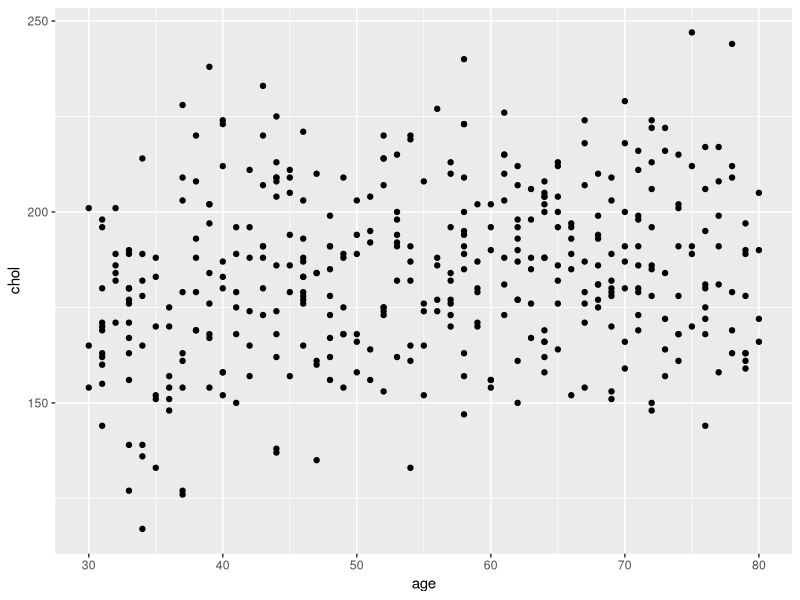
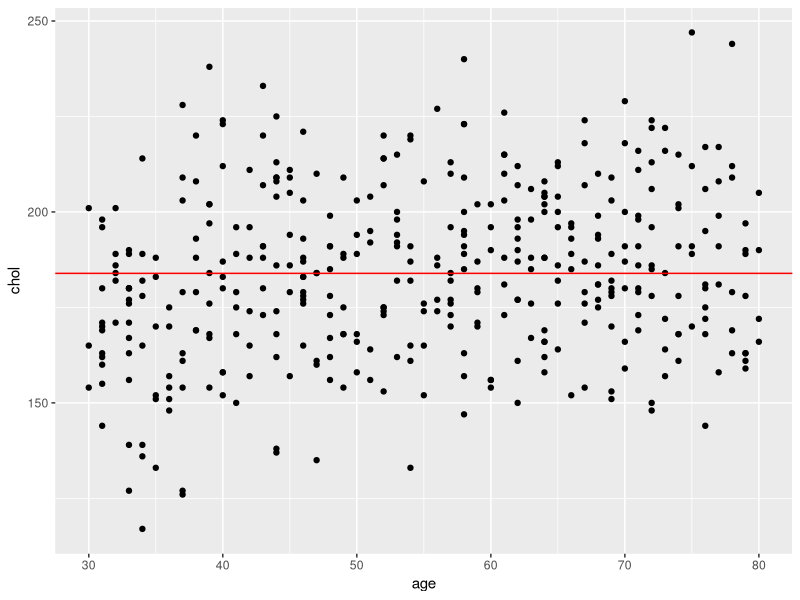
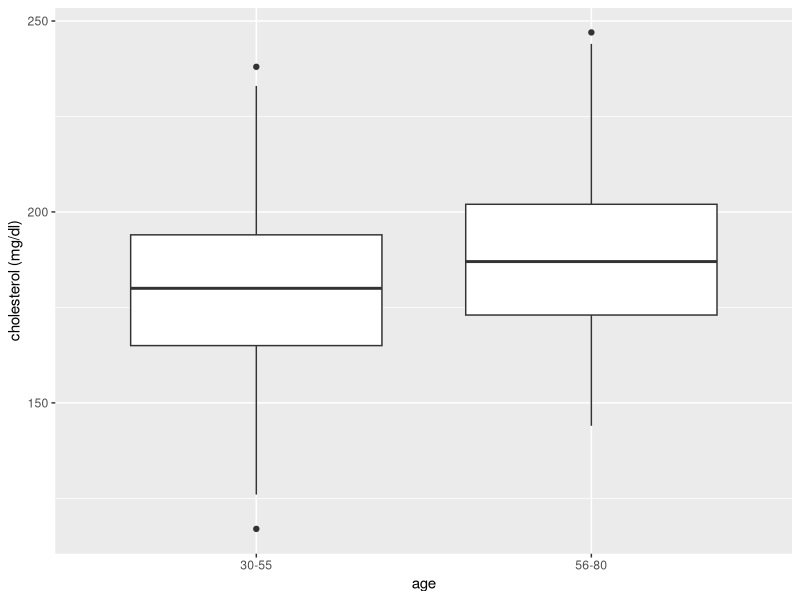
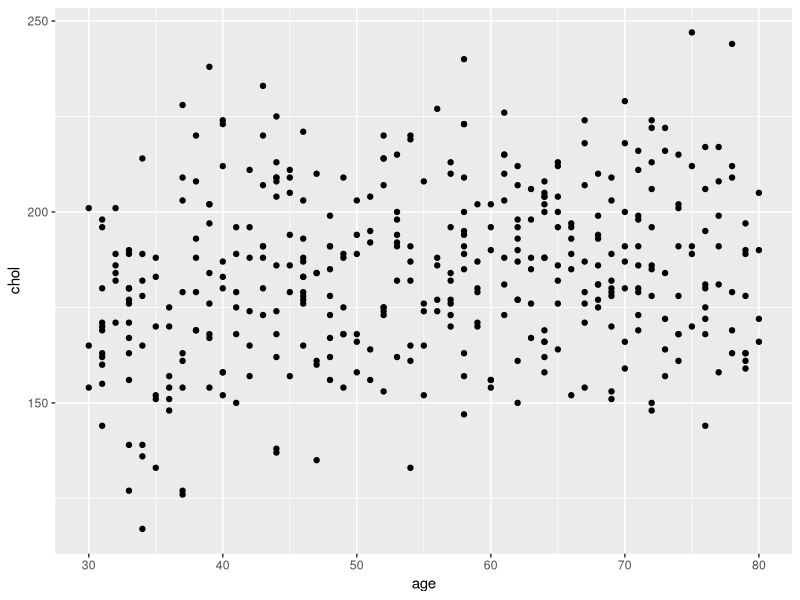
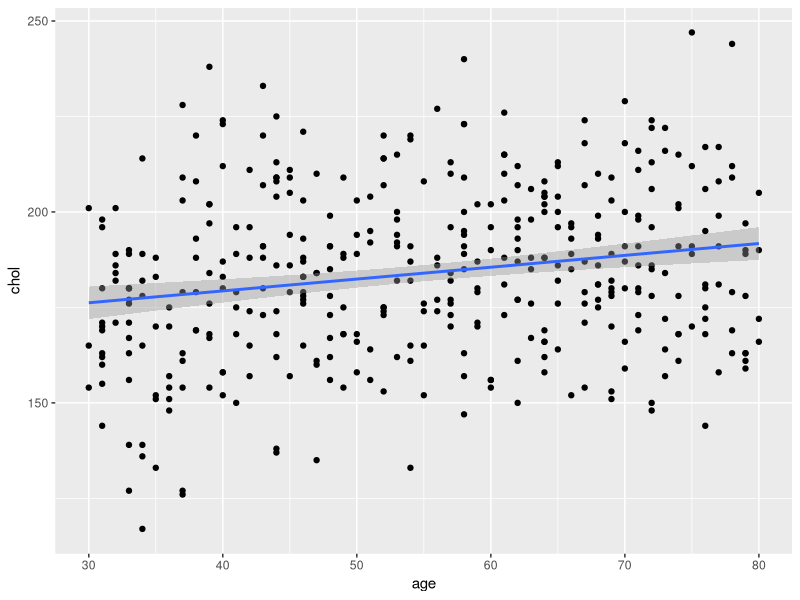
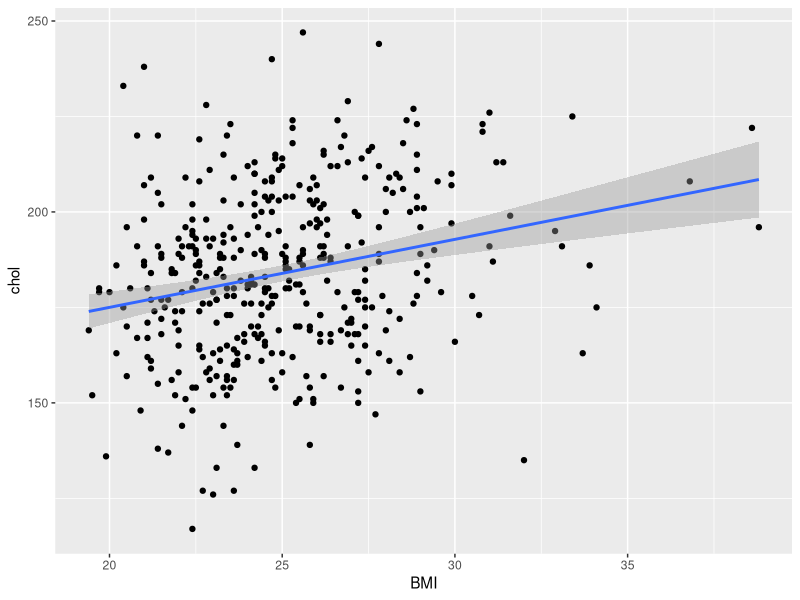
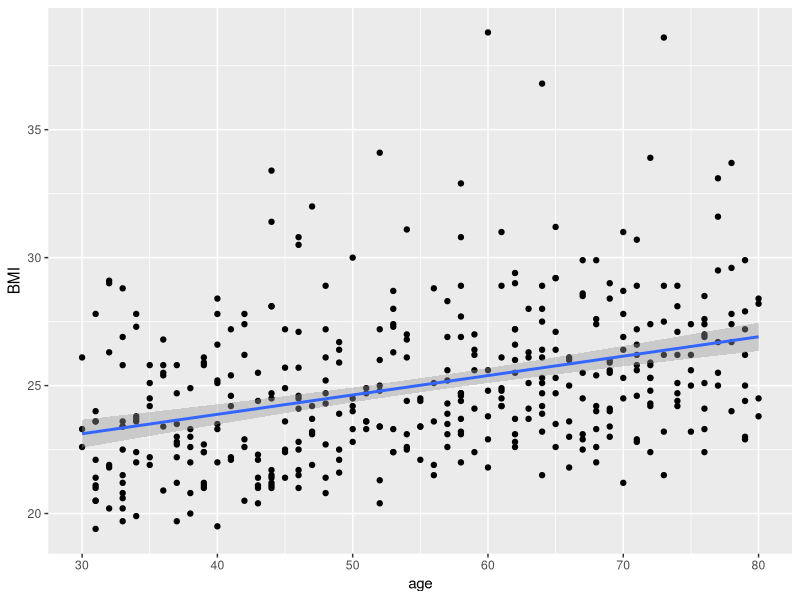
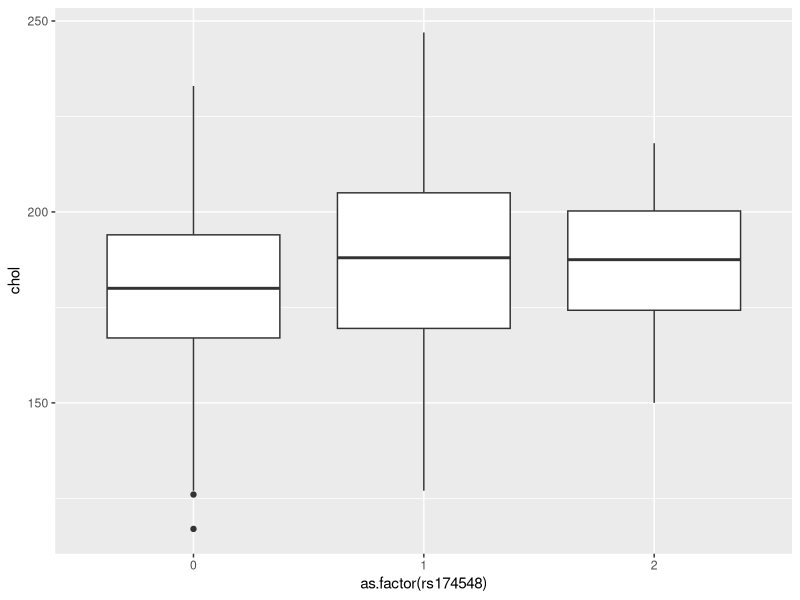

Write R code to recreate these figures, in order. (Note: this script raises an error after producing the figures.)
## ---- chunk 1
library(tidyverse)
library(limma)
library(gee)
library(multcomp)
library(broom)
library(knitr)
library(kableExtra)
## ---- chunk 2
cholesterol <- read.delim("data/SISG-Data-cholesterol.txt", sep = " ", header = TRUE)

str(cholesterol)
## ---- chunk 3
ggplot(cholesterol, aes(age, chol)) + 
  geom_point()
## ---- chunk 4

ggplot(cholesterol, aes(age, chol)) + 
  geom_point() + 
  geom_hline(yintercept = mean(cholesterol$chol), color = "red")
## ---- chunk 5
cholesterol <- cholesterol %>% mutate(age_group = ifelse(test = cholesterol$age > 55, yes = 1, no = 0))
str(cholesterol)
## ---- chunk 6
ggplot(cholesterol, aes(factor(age_group),chol)) + geom_boxplot() +
  scale_x_discrete(labels = c("30-55", "56-80")) +
  xlab("age") +
  ylab("cholesterol (mg/dl)")
  
## ---- chunk 7
#is equivalent to
t.test(formula = cholesterol$chol ~ cholesterol$age_group, var.equal = TRUE)
## ---- chunk 8
dat <- data.frame(model = c("simple linear regression", "multiple linear regression", "one-way analysis of variance (ANOVA)", "multi-way analysis of variance (ANOVA)", "analysis of covariance (ANCOVA)", "nonlinear least squares", "nonlinear analysis of covariance (ANCOVA)", "generalized linear models"), categorical = c("X", "X", "$\\checkmark$", "$\\checkmark$ $\\checkmark$", "$\\checkmark$", "X", "$\\checkmark$", "$\\checkmark$"), continuous = c("$\\checkmark$", "$\\checkmark$ $\\checkmark$", "X", "X", "$\\checkmark$", "$\\checkmark$", "$\\checkmark$", "$\\checkmark$"), linearity = c("$\\checkmark$","$\\checkmark$","$\\checkmark$","$\\checkmark$", "$\\checkmark$", "X", "X", "X*"), normality = c("$\\checkmark$", "$\\checkmark$", "$\\checkmark$", "$\\checkmark$", "$\\checkmark$", "$\\checkmark$", "$\\checkmark$", "X"), equal_variance = c("$\\checkmark$","$\\checkmark$","$\\checkmark$","$\\checkmark$", "$\\checkmark$", "$\\checkmark$", "$\\checkmark$", "X"))

kable(dat, "html") %>%
  kable_styling(bootstrap_options = c("striped", "hover"), full_width = FALSE, position = "left")

## ---- chunk 9
ggplot(cholesterol, aes(age, chol)) + 
  geom_point() 
## ---- chunk 10
ggplot(cholesterol, aes(age, chol)) +
  geom_point() +
  stat_smooth(method = "lm")
## ---- chunk 11
lm(chol ~ age, data = cholesterol)
## ---- chunk 12
fit <- lm(chol ~ age, data = cholesterol)

summary(fit)
## ---- chunk 13
confint(fit)
## ---- chunk 14
ggplot(cholesterol, aes(BMI, chol)) + 
  geom_point() + 
  stat_smooth(method = "lm")

## ---- chunk 15
ggplot(cholesterol, aes(age, BMI)) + 
  geom_point() + 
  stat_smooth(method = "lm")

## ---- chunk 16
mfit <- lm(chol ~ age + BMI, data = cholesterol)

summary(mfit)
## ---- chunk 17
anova(fit, mfit)
## ---- chunk 18
ifit <- lm(chol ~ age * BMI, data = cholesterol)

summary(ifit)

anova(fit, ifit)
anova(mfit, ifit)
## ---- chunk 19
ggplot(cholesterol, aes(as.factor(rs174548), chol)) + geom_boxplot()

## ---- chunk 20
dat3 <- data.frame(rs174548 = c("C/C", "C/G", "G/G"), x1 =c(0,1,0), x2 = c(0,0,1))

kable(dat3, "html") %>%
  kable_styling(full_width = FALSE, position = "center")
## ---- chunk 21
anfit1 <- lm(chol ~ as.factor(rs174548), data = cholesterol)

summary(anfit1)
## ---- chunk 22
anova(anfit1)
## ---- chunk 23
tfit <- lm(chol ~ -1 + as.factor(rs174548), data = cholesterol)

M <- contrMat(table(cholesterol$rs174548), type = "Tukey")
M
## ---- chunk 24
mc <- glht(tfit, linfct = M)

summary(mc, test = adjusted("none"))
## ---- chunk 25
summary(mc, test = adjusted("bonferroni"))
#other correction types
summary(mc, test = adjusted("BH"))
summary(mc, test = adjusted("fdr"))
## ---- chunk 26
twofit <-lm(chol ~ as.factor(sex) + as.factor(rs174548), data = cholesterol) 

summary(twofit)
## ---- chunk 27
genfit <- lm(chol ~ as.factor(sex), data = cholesterol)

anova(genfit, twofit)
## ---- chunk 28
intfit2 <- lm(chol ~ as.factor(sex) * as.factor(rs174548), data = cholesterol)

summary(intfit2)
## ---- chunk 29
anova(twofit,intfit2)
## ---- chunk 30
ggplot(cholesterol, aes(as.factor(sex), chol)) + 
  geom_boxplot() 
## ---- chunk 31
mfit2 <- lm(chol ~ age + sex, data = cholesterol)

summary(mfit2)
## ---- chunk 32
intfit <- lm(chol ~ age * sex, data = cholesterol)

summary(intfit)
## ---- chunk 33
anova(mfit2, intfit)
## ---- chunk 34
anova(fit, mfit2)
## ---- chunk 35
ggplot(cholesterol, aes(age, chol, color = factor(sex))) + 
  geom_point() + 
  stat_smooth(method = "lm")
## ---- chunk 36
#challenge question plot
ggplot(cholesterol, aes(age, chol, color = as.factor(rs174548))) + 
  geom_point() + 
  stat_smooth(method = "lm")

#model without interaction
ancfit <- lm(chol ~ as.factor(rs174548) + age, data = cholesterol)
summary(ancfit)

#model with interaction
intfit3 <- lm(chol ~ as.factor(rs174548) * age, data = cholesterol)
summary(intfit3)

#compare models
anova(ancfit, intfit3)
## ---- chunk 37
dat2 <- data.frame(model = c("simple linear regression", "multiple linear regression", "one-way analysis of variance (ANOVA)", "multi-way analysis of variance (ANOVA)", "analysis of covariance (ANCOVA)"), categorical = c("X", "X", "$\\checkmark$", "$\\checkmark$ $\\checkmark$", "$\\checkmark$"), continuous = c("$\\checkmark$", "$\\checkmark$ $\\checkmark$", "X", "X", "$\\checkmark$"),R_code = c("lm(chol ~ age)", "lm(chol ~ age + BMI), lm(chol ~ age*BMI)", "lm(chol ~ factor(rs174548))", "lm(chol ~ factor(sex) + factor(rs174548)), lm(chol ~ factor(sex)*factor(rs174548))", "lm(chol ~ factor(sex) + age), lm(chol ~ factor(sex)*age) "))


kable(dat2, "html") %>%
  kable_styling(bootstrap_options = c("striped", "hover"), full_width = FALSE, position = "left")

## ---- chunk 38
dat2 <- data.frame(model = c("simple linear regression", "multiple linear regression", "one-way analysis of variance (ANOVA)", "multi-way analysis of variance (ANOVA)", "analysis of covariance (ANCOVA)"), R_code = c("lm(y ~ x)", "lm(y ~ x + I(x^2)), lm(y ~ x~1~ + x~2~), lm(y ~ x~1~*x~2~)", "lm(y ~ f)", "lm(y ~ f~1~ + f~2~), lm(y ~ f~1~*f~2~)", "lm(y ~ f + x), lm(y ~ f*x)"))


kable(dat2, "html") %>%
  kable_styling(bootstrap_options = c("striped", "hover"), full_width = FALSE, position = "left")

## ---- chunk 39
predict.lm(fit, newdata = data.frame(age=47))
## ---- chunk 40
predict.lm(fit, newdata = data.frame(age=47), interval = "confidence")
## ---- chunk 41
predict.lm(fit, newdata = data.frame(age=47), interval = "prediction")
## ---- chunk 42
predict(mfit, newdata = data.frame(BMI = c(21,26,30), age = 60), interval = "prediction", se.fit = TRUE)
## ---- chunk 43
str(fit)
## ---- chunk 44
ggplot(cholesterol, aes(x=age, y=fit[['residuals']])) + 
  geom_point() + 
  geom_hline(yintercept=0, color="black")

## ---- chunk 45
datfit <- augment(fit)
str(datfit)
## ---- chunk 46
ggplot(datfit, aes(.fitted, .resid)) + 
  geom_point()  + 
  geom_hline(yintercept=0, color="black")

## ---- chunk 47
anfit1 <- augment(anfit1)

ggplot(anfit1, aes(.fitted, .resid, color = as.factor.rs174548.)) + 
  geom_point()  + 
  geom_hline(yintercept=0, color="black")
## ---- chunk 48
bartlett.test(chol ~ factor(rs174548), data = cholesterol)
## ---- chunk 49
qqnorm(datfit$.resid)
## ---- chunk 50
ggplot(cholesterol, aes(age, TG)) + 
  geom_point() + 
  stat_smooth(method = "lm")
## ---- chunk 51
fitTG <- lm(TG ~ age, data = cholesterol)

datfitTG <- augment(fitTG)
## ---- chunk 52
ggplot(datfitTG, aes(.fitted, .resid)) +
  geom_point()  +
  geom_hline(yintercept=0, color="black")

## ---- chunk 53
qqnorm(datfitTG$.resid) 
## ---- chunk 54
logfit <- lm(log(TG) ~ age, data = cholesterol)

logdat <- augment(logfit)
summary(logfit)
## ---- chunk 55
ggplot(logdat, aes(.fitted, .resid)) + 
  geom_point()  + 
  geom_hline(yintercept=0, color="black")
## ---- chunk 56
geefit <- gee(TG ~ age, data = cholesterol, id = seq(1, length(age)))

summary(geefit)
